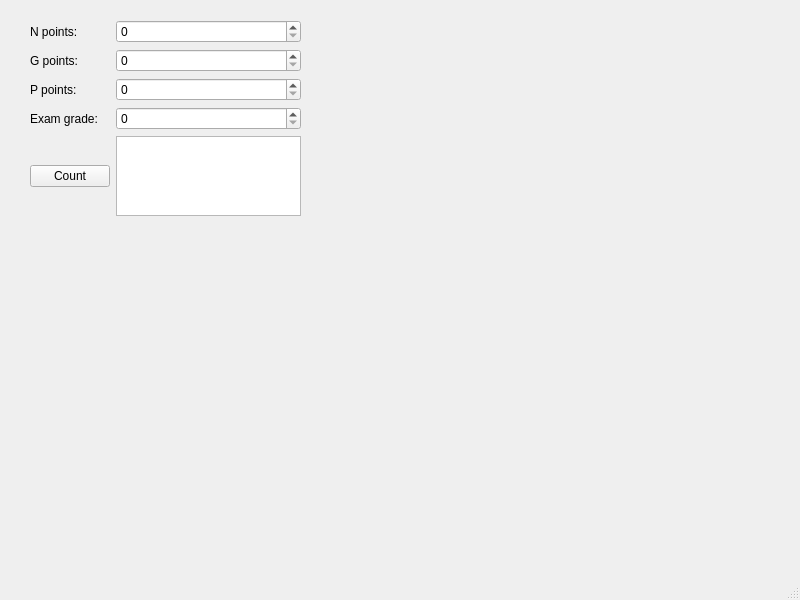
<?xml version="1.0" encoding="UTF-8"?>
<ui version="4.0">
 <class>MainWindow</class>
 <widget class="QMainWindow" name="MainWindow">
  <property name="geometry">
   <rect>
    <x>0</x>
    <y>0</y>
    <width>800</width>
    <height>600</height>
   </rect>
  </property>
  <property name="windowTitle">
   <string>MainWindow</string>
  </property>
  <widget class="QWidget" name="centralwidget">
   <widget class="QWidget" name="gridLayoutWidget">
    <property name="geometry">
     <rect>
      <x>30</x>
      <y>20</y>
      <width>271</width>
      <height>196</height>
     </rect>
    </property>
    <layout class="QGridLayout" name="gridLayout">
     <item row="2" column="1">
      <widget class="QSpinBox" name="spinBoxP"/>
     </item>
     <item row="1" column="0">
      <widget class="QLabel" name="label_2">
       <property name="text">
        <string>G points:</string>
       </property>
      </widget>
     </item>
     <item row="2" column="0">
      <widget class="QLabel" name="label_3">
       <property name="text">
        <string>P points:</string>
       </property>
      </widget>
     </item>
     <item row="3" column="0">
      <widget class="QLabel" name="label_4">
       <property name="text">
        <string>Exam grade:</string>
       </property>
      </widget>
     </item>
     <item row="0" column="0">
      <widget class="QLabel" name="label">
       <property name="text">
        <string>N points:</string>
       </property>
      </widget>
     </item>
     <item row="3" column="1">
      <widget class="QSpinBox" name="spinBoxE"/>
     </item>
     <item row="0" column="1">
      <widget class="QSpinBox" name="spinBoxN"/>
     </item>
     <item row="1" column="1">
      <widget class="QSpinBox" name="spinBoxG"/>
     </item>
     <item row="4" column="0">
      <widget class="QPushButton" name="countPushButton">
       <property name="text">
        <string>Count</string>
       </property>
      </widget>
     </item>
     <item row="4" column="1">
      <widget class="QTextBrowser" name="textBrowser"/>
     </item>
    </layout>
   </widget>
  </widget>
  <widget class="QMenuBar" name="menubar">
   <property name="geometry">
    <rect>
     <x>0</x>
     <y>0</y>
     <width>800</width>
     <height>21</height>
    </rect>
   </property>
  </widget>
  <widget class="QStatusBar" name="statusbar"/>
 </widget>
 <resources/>
 <connections/>
</ui>
